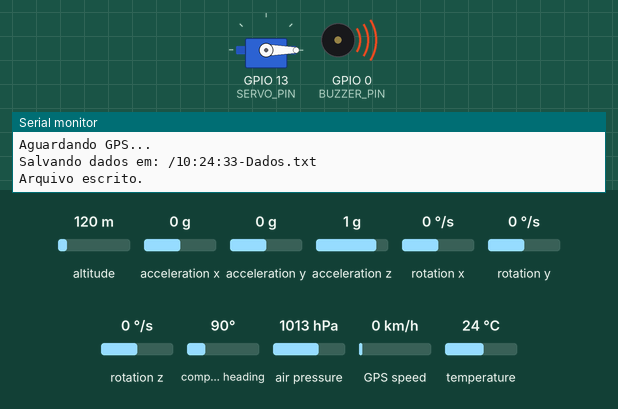
Bench run of a sketch on a simulated ESP32. On the bench: servo, buzzer (waves = sounding, pin HIGH), the last lines printed to the serial monitor. The inputs (shaded band) are chosen by the test bench; at power-on: air pressure 1013 hPa, altitude 120 m, acceleration x 0 g, acceleration y 0 g, acceleration z 1 g, rotation x 0 °/s, rotation y 0 °/s, rotation z 0 °/s, compass heading 90°, GPS speed 0 km/h, temperature 24 °C. Storage starts empty; the GPS gets a fix after 3 s at 37.7749, -122.4194 with 8 satellites.

Above: at 3.1 s.
At 4.8 s:
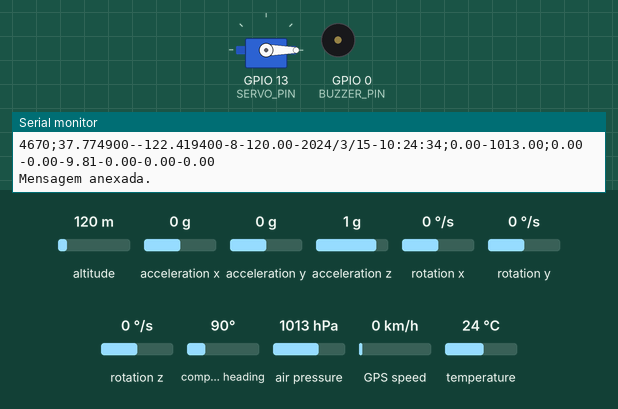
4.9 s: air pressure set to 1016 hPa
At 5.6 s:
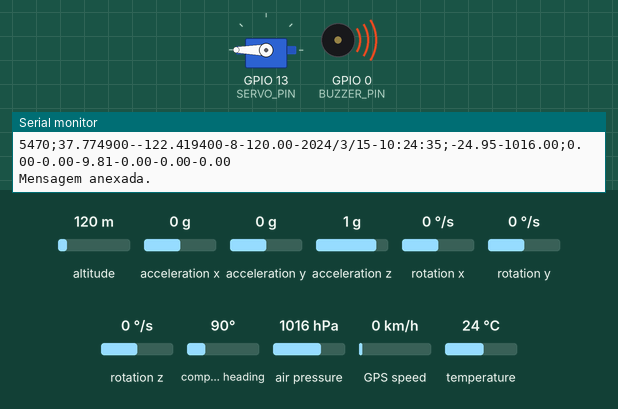
Timing chart, 0 to 7.9 s (numbered marks = the images above; inputs shaded):
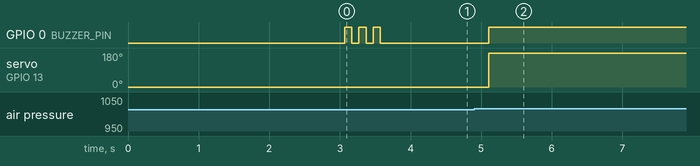

Measured:
- the behaviour switches between 1014 and 1015 hPa on air pressure (found by bisection; images 1 and 2)
- after the input at 4.9 s, GPIO 0 (BUZZER_PIN): LOW → HIGH after 0.21 s; servo on GPIO 13 (SERVO_PIN): 0° → 180° after 0.21 s

The sketch:

sem_lora.ino
```cpp
// Inclusão de bibliotecas
#include <Wire.h>
#include <SPI.h>
#include <Adafruit_BMP280.h>
#include <ESP32Servo.h>
#include <TinyGPS++.h>
#include "FS.h"
#include "SPIFFS.h"
#include <Adafruit_MPU6050.h>
#include <Adafruit_Sensor.h>

// Definições de pinos e constantes
#define INTERVAL 200

#define BMP_ADDR 0x76 // Endereço I2C padrão do BMP280

#define SERVO_PIN 13 // Pino do servo motor
#define BUZZER_PIN 0 // Pino do buzzer

#define RX_GPS 20 // RX do GPS
#define TX_GPS 21 // TX do GPS

// Instanciação de objetos
Adafruit_BMP280 BMP;  // Objeto do BMP280
Servo ParachuteServo; // Objeto do servo
TinyGPSPlus GPS;      // Objeto do GPS
Adafruit_MPU6050 MPU; // Objeto do MPU6050

// Variáveis globais
unsigned long previous_millis = 0;
float previous_altitude = 0, max_altitude = 0, base_altitude = 0; // Altitudes variáveis e estáticas
float base_pressure = 0;                                          // Pressão na base
String file_name = "Dados.txt";                                   // Nome do arquivo para salvar os dados
String file_dir = "";
bool parachute_deployed = false;            // Verificação da liberação do paraquedas
const int MAXPOS = 180, MINPOS = 0;         // Posição máxima e mínima do servo
const float ALTITUDE_DROP_THRESHOLD = 10.0; // Ao menos 10m abaixo do referencial máximo (ajustar se necessário)
const float ALTITUDE_THRESHOLD = 100.0;     // Altura mínima para liberar o paraquedas (ajustar se necessário)
sensors_event_t acc, gyr, temp;             // Variáveis para armazenar os dados do MPU6050

// Setup da memória SPIFFS
bool setupSPIFFS()
{
  if (!SPIFFS.begin(true))
  {
    Serial.println("Erro ao montar SPIFFS.");
    return false;
  }
  return true; // Retorna true se tudo ocorreu bem
}

// Setup do módulo BMP280
bool setupBMP()
{
  if (!BMP.begin(BMP_ADDR))
  {
    Serial.println("Falha no BMP280.");
    return false;
  }
  base_pressure = BMP.readPressure() / 100;
  previous_altitude = BMP.readAltitude(base_pressure);
  max_altitude = previous_altitude;
  base_altitude = previous_altitude;
  return true; // Retorna true se tudo ocorreu bem
}

// Setup do MPU6050
bool setupMPU()
{
  if (!MPU.begin())
  {
    Serial.println("Falha no MPU6050.");
    return false;
  }
  return true; // Retorna true se tudo ocorreu bem
}

// Setup do servo motor
void setupServo()
{
  ParachuteServo.attach(SERVO_PIN);
  ParachuteServo.write(MINPOS);
}

// Sinalização com o buzzer
void buzzSignal(String signal)
{
  if (signal == "Alerta")
  {
    for (int i = 0; i < 5; i++)
    {
      digitalWrite(BUZZER_PIN, HIGH);
      delay(500);
      digitalWrite(BUZZER_PIN, LOW);
      delay(500);
    }
  }
  else if (signal == "Sucesso")
  {
    for (int i = 0; i < 3; i++)
    {
      digitalWrite(BUZZER_PIN, HIGH);
      delay(100);
      digitalWrite(BUZZER_PIN, LOW);
      delay(100);
    }
  }
  else if (signal == "Ativado")
  {
    digitalWrite(BUZZER_PIN, HIGH);
  }
  else if (signal == "Funcionando")
  {
    bool State = !digitalRead(BUZZER_PIN);
    digitalWrite(BUZZER_PIN, State);
  }
  else
  {
    Serial.println("Sinal inválido!");
  }
}

// Registra e imprime os dados do momento
// Formato da string: tempo;lat-long-satélites-altitude-data-hora;altitude-pressão;acelX-acelY-acelZ-giroX-giroY-giroZ
void logData(unsigned long current_millis)
{
  String data_string = String(current_millis) + ";" + getDataString(); // String com os dados atuais
  printBoth(data_string);
  appendFile(file_dir, data_string);
}

// Verifica se a altura atual é a máxima já atingida
void checkHighest(float altitude)
{
  if (altitude > max_altitude)
  {
    max_altitude = altitude;
  }
}

// Lida com a abertura do paraquedas
void handleParachute(float altitude)
{
  if (!parachute_deployed)
  {
    if (altitude <= max_altitude - ALTITUDE_DROP_THRESHOLD && altitude < ALTITUDE_THRESHOLD)
    {
      buzzSignal("Ativado");
      ParachuteServo.write(MAXPOS);
      unsigned long startTime = millis();
      while (millis() - startTime < 500)
      {
        if (ParachuteServo.read() == MAXPOS)
        {
          break;
        }
      }
      if (ParachuteServo.read() != MAXPOS)
      {
        printBoth("ERRO: Servo não abriu!");
      }
      printBoth("Paraquedas acionado. Altitude: " + String(altitude));
      parachute_deployed = true;
    }
  }
  previous_altitude = altitude;
}

// Escreve os dados no arquivo - escrita
bool writeFile(const String &path, const String &data_string)
{
  File file = SPIFFS.open(path, FILE_APPEND);
  if (!file) // Se houver falha ao abrir o arquivo
  {
    Serial.println("Falha ao abrir arquivo para gravação.");
    return false;
  }
  if (file.println(data_string)) // Se a escrita no arquivo for bem-sucedida
  {
    Serial.println("Arquivo escrito.");
  }
  else // Se houver falha na escrita
  {
    Serial.println("Falha na gravação do arquivo.");
    file.close();
    return false;
  }
  file.close();
  return true; // Retorna true se tudo ocorreu bem
}

// Escreve os dados no arquivo - anexação
void appendFile(const String &path, const String &message)
{
  File file = SPIFFS.open(path, FILE_APPEND);
  if (!file) // Se houver falha ao abrir o arquivo
  {
    Serial.println("Falha ao abrir arquivo para anexar.");
  }
  if (file.print(message + "\n")) // Se a escrita no arquivo for bem-sucedida
  {
    Serial.println("Mensagem anexada.");
  }
  else // Se houver falha na escrita
  {
    Serial.println("Falha ao anexar mensagem.");
    file.close();
  }
  file.close();
}

// Imprime a mensagem no Serial
void printBoth(const String &message)
{
  Serial.println(message);
}

// Retorna os dados de latitude-longitude-satélites-altitude-data-hora
String GPSData()
{
  while (Serial1.available() > 0)
  {
    GPS.encode(Serial1.read());
  }
  String location_data = "N/A-N/A-N/A-N/A-N/A"; // String da localização lat-long-satélites-altitude
  if (GPS.location.isValid())
  {
    location_data = String(GPS.location.lat(), 6) + "-" +
                    String(GPS.location.lng(), 6) + "-" +
                    String(GPS.satellites.value()) + "-" +
                    String(GPS.altitude.meters());
  }

  String date_data = "-N/A"; // String da data
  if (GPS.date.isValid())
  {
    date_data = "-" + String(GPS.date.year()) + "/" +
                String(GPS.date.month()) + "/" +
                String(GPS.date.day());
  }

  String time_data = "-N/A"; // String do horário
  if (GPS.time.isValid())
  {
    time_data = "-" + String(GPS.time.hour()) + ":" +
                String(GPS.time.minute()) + ":" +
                String(GPS.time.second());
  }

  return location_data + date_data + time_data;
}

// Retorna os dados de altitude-pressão
String BMPData()
{
  return String(BMP.readAltitude(base_pressure)) + "-" +
         String(BMP.readPressure() / 100.0F);
}

// Retorna os dados de acelerômetro-giroscópio
String MPUData()
{
  MPU.getEvent(&acc, &gyr, &temp); // Lê os dados do MPU6050

  float ax = acc.acceleration.x; // Aceleração em x
  float ay = acc.acceleration.y; // Aceleração em y
  float az = acc.acceleration.z; // Aceleração em z

  float gx = gyr.gyro.x; // Giroscópio em x
  float gy = gyr.gyro.y; // Giroscópio em y
  float gz = gyr.gyro.z; // Giroscópio em z

  return String(ax) + "-" +
         String(ay) + "-" +
         String(az) + "-" +
         String(gx) + "-" +
         String(gy) + "-" +
         String(gz);
}

// Retorna a string com os dados do GPS, BMP280 e MPU6050
String getDataString()
{
  return GPSData() + ";" + BMPData() + ";" + MPUData();
}

void setup()
{
  Serial.begin(115200);
  pinMode(BUZZER_PIN, OUTPUT);

  Serial1.begin(9600, SERIAL_8N1, RX_GPS, TX_GPS); // Inicia o GPS
  if (!Serial1)
  {
    Serial.println("Falha ao iniciar o GPS.");
    ESP.restart();
  }
  delay(1000); // Aguarda o GPS inicializar

  while (true)
  {
    while (Serial1.available() > 0)
    {
      GPS.encode(Serial1.read());
    }
    Serial.println("Aguardando GPS...");
    if (GPS.location.isValid())
    {
      break;
    }
    delay(500);
  }

  String time_data = ""; // String do horário
  time_data = String(GPS.time.hour()) + ":" +
              String(GPS.time.minute()) + ":" +
              String(GPS.time.second());

  file_dir = "/" + time_data + "-" + file_name; // Diretório do arquivo de dados
  Serial.print("Salvando dados em: ");
  Serial.println(file_dir);
  if (!(setupSPIFFS() && setupBMP() && setupMPU() && writeFile(file_dir, ""))) // Inicia a memória interna e os módulos BMP e MPU6050
  {
    Serial.println("Erro na configuração!");
    buzzSignal("Alerta");
    delay(3000);
    ESP.restart();
  }

  setupServo(); // Inicia o servo motor

  buzzSignal("Sucesso");
}

void loop()
{
  unsigned long current_millis = millis();
  if (current_millis - previous_millis >= INTERVAL) // A cada 100ms
  {
    logData(current_millis);
    float altitude = BMP.readAltitude(base_pressure);
    checkHighest(altitude);
    handleParachute(altitude);
    previous_millis = current_millis;
  }
}
```
